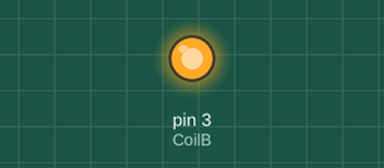
Simulated run of this sketch. Board: Arduino Uno, built with avr-gcc and run on an emulated ATmega328P. Shown: output pins drawn as LEDs (lit = HIGH). At 10.0 s the program stops and its outputs stay as they are.

Above: at 0.1 s.
At 10.1 s:
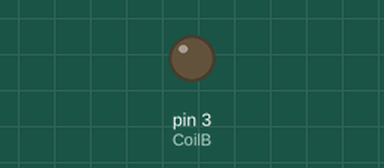
Timing chart, 0 to 11.5 s (numbered marks = the images above):
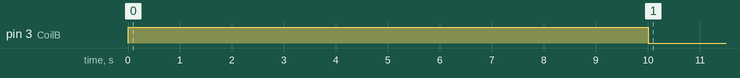

Measured:
- by itself, pin 3 (CoilB): LOW → HIGH at 0.00 s, → LOW 10.0 s later

The sketch:

Make_Coil_detection.ino
```cpp
#define CoilA 2
#define CoilB 3
void setup()
{
    //pinMode(CoilA, OUTPUT);
    pinMode(CoilB, OUTPUT);
}

void  loop()
{
//  digitalWrite(CoilA, HIGH);        // Start Sequenz
  digitalWrite(CoilB, HIGH);        // Start Sequenz
  delay(10000);
//  digitalWrite(CoilA, LOW);        // Start Sequenz
  digitalWrite(CoilB, LOW);        // Start Sequenz
  while(1) {}
}
```
